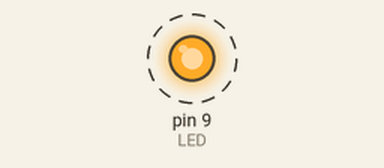
Bench run of a sketch on a simulated Arduino Uno, built with avr-gcc and run on an emulated ATmega328P. Parts: output pins drawn as LEDs (lit = HIGH). Dashed ring = blinking. What the sketch prints to the serial monitor is not drawn.

Above: at 0.2 s.
Timing chart, 0 to 3.0 s (numbered marks = the images above):
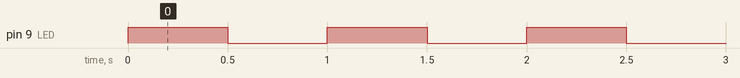

Measured:
- by itself, pin 9 (LED): alternates HIGH for 0.50 s and LOW for 0.50 s

The sketch:

01_diode_blinking.ino
```cpp
int LED = 9;

void setup() {
  // put your setup code here, to run once:
  pinMode(LED, OUTPUT);
  Serial.begin(9600);
}

void loop() {
  // put your main code here, to run repeatedly:
  digitalWrite(LED, HIGH);
  delay(500);
  digitalWrite(LED, LOW);
  delay(500);
  Serial.println("blink");
}
```
